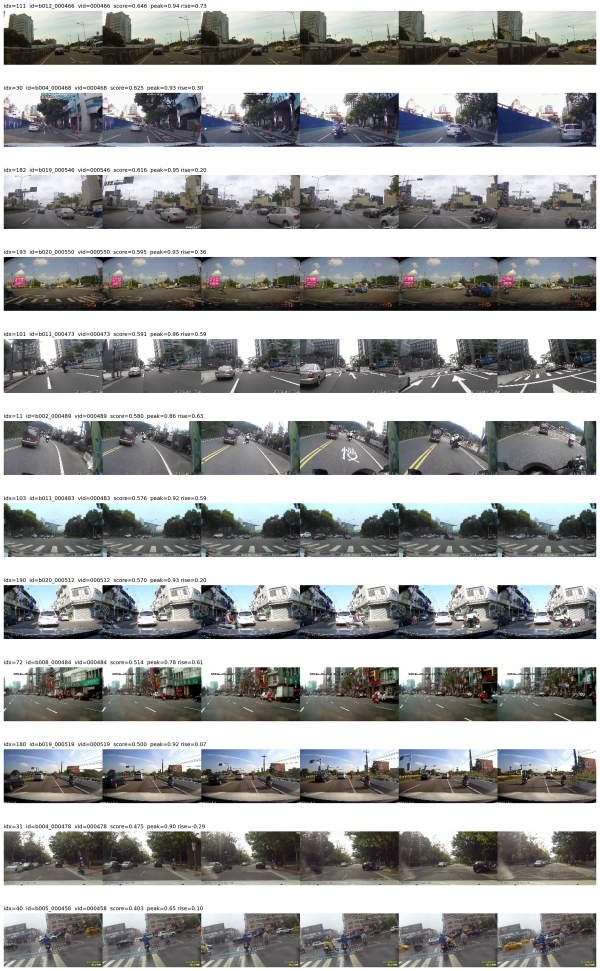
#> input picture paper/neurips2026/dad_case_contactsheet.jpg, 1800 x 2913 px, given in place of insight_fig1_hero_dad_real.png, which was not available (shown at 1/3 size)
$ python make_emnlp_polished_figures.py
#> lines starting #> are read from the running program, lines starting #| are printed output that depends on the picture; pictures that were not available may be replaced by others from this repository, and a replacement may not be noted
#!/usr/bin/env python3
"""Build compact EMNLP-facing figures with controlled text and tight layout."""

from __future__ import annotations

from pathlib import Path
import warnings

import cv2
import matplotlib

matplotlib.use("Agg")
import matplotlib.pyplot as plt
import numpy as np
from matplotlib.patches import FancyArrowPatch, FancyBboxPatch, Rectangle
from PIL import Image

warnings.filterwarnings("ignore")

ROOT = Path(__file__).resolve().parents[2]
OUT = ROOT / "paper" / "figures"
DAD = Path("/data/sony/LFCRASH/CRASH/data/dad")
FEAT_DIR = DAD / "vgg16_features" / "testing"
VID_DIR = DAD / "videos" / "testing"

BLUE = "#0072B2"
GREEN = "#009E73"
ORANGE = "#D55E00"
RED = "#CC3311"
PURPLE = "#6A51A3"
SLATE = "#1F2937"
GRAY = "#6B7280"
LIGHT = "#F8FAFC"


def configure_style() -> None:
    plt.rcParams.update(
        {
            "font.family": "DejaVu Sans",
            "font.size": 7.8,
            "axes.titlesize": 8.6,
            "axes.labelsize": 7.8,
            "axes.facecolor": "white",
            "figure.facecolor": "white",
            "axes.edgecolor": "#B8C0CC",
            "axes.linewidth": 0.65,
            "axes.spines.top": False,
            "axes.spines.right": False,
            "grid.color": "#D9DEE7",
            "grid.alpha": 0.65,
            "legend.framealpha": 0.95,
            "pdf.fonttype": 42,
            "ps.fonttype": 42,
        }
    )


def load_cache():
    cache = np.load(str(ROOT / "output" / "visualizations" / "dad" / "activations.npz"))
    return cache["acts"], cache["probs"], cache["labels"], cache["toas"]


# [91 lines left out: functions concept_names, clean_label, sample_meta, pick_case, read_frames, not called in this run]


def save_both(fig, stem: str) -> None:
    OUT.mkdir(parents=True, exist_ok=True)
    fig.savefig(OUT / f"{stem}.pdf", bbox_inches="tight", pad_inches=0.015)
    fig.savefig(OUT / f"{stem}.png", dpi=260, bbox_inches="tight", pad_inches=0.015)
    print(f"[wrote] {OUT / (stem + '.pdf')}")
    print(f"[wrote] {OUT / (stem + '.png')}")


def build_case_interface() -> None:
    # The original full hero contains too much diagnostic material for a
    # two-column ACL page.  This compact version reuses the real rendered
    # frame strip and redraws only the explanatory overlays at paper scale.
    source = ROOT / "visualizations" / "crash" / "paper_strip.png"
    if not source.exists():
        source = OUT / "insight_fig1_hero_dad_real.png"
    image = Image.open(source).convert("RGB")
#> image is the input picture: PIL image 1800x2913 RGB; mean R, G, B 160.3, 161, 160.4
    if "paper_strip" in source.name:
        strip = np.asarray(image.crop((560, 250, 3920, 820)))
    else:
        strip = np.asarray(image.crop((360, 45, 3070, 520)))
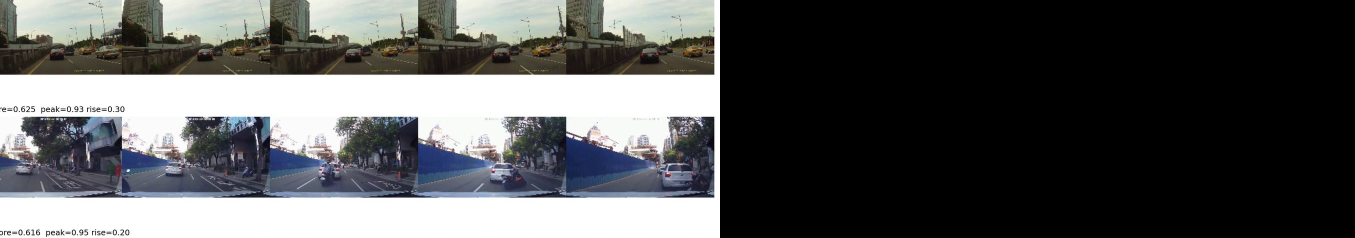
#> strip: shape (475, 2710, 3) (shown at 1/2 size); mean R, G, B 86, 86.9, 87.3

    times = np.array([0.0, 0.35, 0.65, 0.82, 1.00, 1.55, 2.25, 2.95, 3.10, 3.45, 4.10, 4.50])
    prob = np.array([0.00, 0.00, 0.02, 0.13, 1.00, 1.00, 1.00, 0.62, 0.99, 1.00, 1.00, 1.00])
    actor = np.array([0.00, 0.00, 0.01, 0.05, 0.56, 1.00, 1.00, 1.00, 0.80, 1.00, 1.00, 1.00])
    alert_t = 1.0
    crash_t = 4.1
    labels_clean = [
        "limited visibility",
        "lane obstruction",
        "close truck headway",
        "wet road surface",
        "lane change conflict",
        "front vehicle proximity",
    ]
    vals = np.array([0.58, 0.52, 0.49, 0.45, 0.40, 0.36])

    fig = plt.figure(figsize=(7.18, 3.35))
    gs = fig.add_gridspec(
        2,
        2,
        height_ratios=[1.0, 1.05],
        width_ratios=[1.08, 0.92],
        hspace=0.24,
        wspace=0.22,
    )

    ax_frames = fig.add_subplot(gs[0, :])
    ax_frames.imshow(strip)
    ax_frames.set_xticks([])
    ax_frames.set_yticks([])
    ax_frames.set_title(
        "Real case: language-grounded concepts expose why an early alert is issued",
        loc="left",
        pad=2,
        fontsize=9.2,
        fontweight="bold",
        color=SLATE,
    )
    width_each = strip.shape[1] / 4
#> width_each = 677.5
    state_labels = [("Normal", BLUE), ("Pre-alert", "#4C9EA0"), ("Alert", ORANGE), ("Crash", RED)]
    for j, (name, color) in enumerate(state_labels):
        x0 = j * width_each
        if name in {"Alert", "Crash"}:
            ax_frames.add_patch(
                Rectangle((x0, 0), width_each, strip.shape[0], facecolor=color, alpha=0.12, edgecolor=color, lw=1.2)
            )
        ax_frames.text(
            x0 + width_each / 2,
            strip.shape[0] + 5,
            name,
            ha="center",
            va="top",
            fontsize=7,
            color=color,
            fontweight="bold",
        )
    ax_frames.set_ylim(strip.shape[0] + 18, -2)
    for spine in ax_frames.spines.values():
        spine.set_visible(False)

    ax_curve = fig.add_subplot(gs[1, 0])
    ax_curve.plot(times, prob, color=BLUE, lw=1.7, label="CBM risk")
    ax_curve.plot(times, actor, color=GREEN, lw=1.9, label="CAAC alert")
    ax_curve.fill_between(times, prob, color=BLUE, alpha=0.10)
    ax_curve.fill_between(times, actor, color=GREEN, alpha=0.10)
    ax_curve.axhline(0.5, color="#9CA3AF", lw=0.75, ls="--")
    ax_curve.axvline(alert_t, color=ORANGE, lw=1.4, ls="-.")
    ax_curve.axvline(crash_t, color=RED, lw=1.4, ls="--")
    ax_curve.axvspan(alert_t, crash_t, color="#F4B183", alpha=0.14)
    ax_curve.set_xlim(0, times[-1])
    ax_curve.set_ylim(-0.03, 1.04)
    ax_curve.set_xlabel("time (s)")
    ax_curve.set_ylabel("probability")
    ax_curve.set_title("Risk and alert trajectory", loc="left", fontweight="bold")
    ax_curve.grid(True)
    ax_curve.legend(loc="upper left", fontsize=6.7, ncol=2, handlelength=1.6, borderpad=0.25)

    ax_bar = fig.add_subplot(gs[1, 1])
    order = np.argsort(vals)
    ax_bar.barh(np.arange(len(vals)), vals[order], color="#D97706", alpha=0.88)
    ax_bar.set_yticks(np.arange(len(vals)))
    ax_bar.set_yticklabels([labels_clean[i] for i in order], fontsize=6.8)
    ax_bar.set_xlabel("mean activation")
    ax_bar.set_title("Auditable concepts", loc="left", fontweight="bold")
    ax_bar.grid(True, axis="x")
    xmax = max(vals) * 1.18
    ax_bar.set_xlim(0, xmax)
    for y, v in enumerate(vals[order]):
        ax_bar.text(v + xmax * 0.015, y, f"{v:.2f}", va="center", fontsize=6.3, color=SLATE)

    save_both(fig, "emnlp_fig1_case_interface")
#> in save_both, `fig.savefig(OUT / f"{stem}.pdf", bbox_inches="tight", pad_inches=0.015)`:
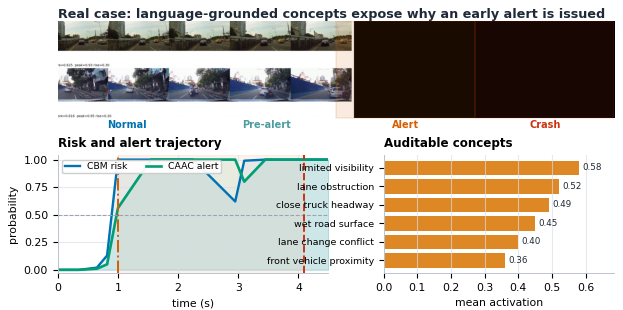
#> figure drawn by matplotlib, 3 panels; panel 2: curve peaks at x = 1, y = 1; panel 2: curve peaks at x = 1.55, y = 1
    plt.close(fig)


def node(ax, x, y, w, h, title, body, color, fill="#FFFFFF"):
    patch = FancyBboxPatch(
        (x, y),
        w,
        h,
        boxstyle="round,pad=0.02,rounding_size=0.035",
        linewidth=1.25,
        edgecolor=color,
        facecolor=fill,
    )
    ax.add_patch(patch)
    ax.text(x + w / 2, y + h * 0.64, title, ha="center", va="center", fontsize=6.8, color=color, fontweight="bold")
    ax.text(x + w / 2, y + h * 0.31, body, ha="center", va="center", fontsize=5.8, color=SLATE, linespacing=1.08)


def arrow(ax, x1, y1, x2, y2, color="#4B5563", dashed=False):
    ax.add_patch(
        FancyArrowPatch(
            (x1, y1),
            (x2, y2),
            arrowstyle="-|>",
            mutation_scale=10,
            lw=1.15,
            color=color,
            linestyle="--" if dashed else "-",
        )
    )


def build_pipeline() -> None:
    fig, ax = plt.subplots(figsize=(7.18, 2.05))
    ax.set_xlim(0, 10)
    ax.set_ylim(0, 3)
    ax.axis("off")

    ax.text(0.05, 2.82, "INSIGHT turns language into a governed trainable interface", fontsize=8.8, fontweight="bold", color=SLATE)
    ax.text(
        0.05,
        2.58,
        "Ontology construction is evaluated as a modeling choice, not hidden preprocessing.",
        fontsize=6.4,
        color=GRAY,
    )

    node(ax, 0.15, 1.42, 1.42, 0.72, "risk frames", "pre-crash\nsampling", BLUE, "#F7FBFF")
    node(ax, 1.95, 1.42, 1.42, 0.72, "VLM proposals", "risk-first\nphrases", PURPLE, "#FBFAFF")
    node(ax, 3.75, 1.42, 1.45, 0.72, "govern", "merge, balance,\nreview", ORANGE, "#FFFBF3")
    node(ax, 5.60, 1.42, 1.70, 0.72, "interface", "CBM concept\nstate c_t", RED, "#FFF7F5")
    node(ax, 8.05, 1.42, 1.48, 0.72, "decision", "risk score +\nwarning time", GREEN, "#F7FCFA")

    for x1, x2 in [(1.57, 1.95), (3.37, 3.75), (5.20, 5.60), (7.30, 8.05)]:
        arrow(ax, x1, 1.79, x2, 1.79)

    ax.plot([4.47, 4.47, 6.45, 6.45], [1.34, 0.98, 0.98, 1.34], color=RED, lw=1.0)
    ax.text(5.46, 0.83, "same named concepts feed prediction and audit", ha="center", va="center", fontsize=6.15, color=RED, fontweight="bold")

    node(ax, 0.95, 0.10, 1.46, 0.46, "metadata", "source + merge\nprovenance", "#475569", "#F8FAFC")
    node(ax, 4.16, 0.10, 1.46, 0.46, "scores", "CRS / deltas /\nrankings", "#475569", "#F8FAFC")
    node(ax, 7.32, 0.10, 1.46, 0.46, "audit trail", "cases + notes", "#475569", "#F8FAFC")
    arrow(ax, 4.55, 1.42, 4.80, 0.58, RED, dashed=True)
    arrow(ax, 6.95, 1.42, 7.95, 0.58, GREEN, dashed=True)

    save_both(fig, "emnlp_fig2_pipeline")
#> call 2 of save_both, with stem = 'emnlp_fig2_pipeline'
#> in save_both (call 2), `fig.savefig(OUT / f"{stem}.pdf", bbox_inches="tight", pad_inches=0.015)`:
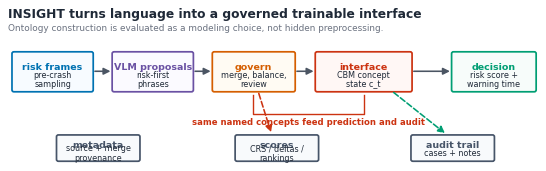
#> figure drawn by matplotlib, 1 panel
    plt.close(fig)


def build_operating_points() -> None:
    fig, axes = plt.subplots(1, 2, figsize=(7.18, 2.55), sharey=False)
    datasets = [
        (
            "DAD stress setting",
            [
                ("DRIVE", 58.4, 2.31, "#4C78A8", "o"),
                ("CRASH", 65.3, 1.75, "#7F8C8D", "s"),
                ("INSIGHT", 68.19, 1.75, RED, "*"),
                ("risk-core", 65.25, 2.15, ORANGE, "D"),
                ("perfect-v1", 64.15, 2.30, GREEN, "D"),
            ],
            (56.5, 70.0),
            (1.55, 2.55),
        ),
        (
            "A3D cleaner setting",
            [
                ("CRASH", 96.0, 4.27, "#7F8C8D", "s"),
                ("W3AL", 92.4, 4.52, PURPLE, "D"),
                ("INSIGHT", 93.40, 4.90, RED, "*"),
                ("risk-core", 94.36, 9.57, ORANGE, "D"),
                ("perfect-v1", 96.54, 8.69, GREEN, "D"),
            ],
            (91.0, 97.0),
            (4.0, 10.1),
        ),
    ]

    for ax, (title, points, xlim, ylim) in zip(axes, datasets):
        for label, ap, mtta, color, marker in points:
            size = 120 if label == "INSIGHT" else 48
            ax.scatter(ap, mtta, s=size, marker=marker, c=color, edgecolor="black", linewidth=0.65, zorder=3)
            dx = 0.10 if title.startswith("DAD") else 0.06
            dy = 0.045 if title.startswith("DAD") else 0.13
            ax.text(ap + dx, mtta + dy, label, fontsize=6.6, color=color if label != "CRASH" else SLATE, fontweight="bold" if label == "INSIGHT" else "normal")
        ax.annotate(
            "better",
            xy=(xlim[1] - 0.35, ylim[1] - 0.10 * (ylim[1] - ylim[0])),
            xytext=(xlim[1] - 2.3, ylim[1] - 0.28 * (ylim[1] - ylim[0])),
            arrowprops=dict(arrowstyle="->", lw=1.2, color="#374151"),
            fontsize=6.8,
            color="#374151",
        )
        ax.set_title(title, loc="left", fontweight="bold")
        ax.set_xlim(*xlim)
        ax.set_ylim(*ylim)
        ax.set_xlabel("AP (%)")
        ax.grid(True)
    axes[0].set_ylabel("warning lead time (s)")
    save_both(fig, "emnlp_fig3_operating_points")
#> call 3 of save_both, with stem = 'emnlp_fig3_operating_points'
#> in save_both (call 3), `fig.savefig(OUT / f"{stem}.pdf", bbox_inches="tight", pad_inches=0.015)`:
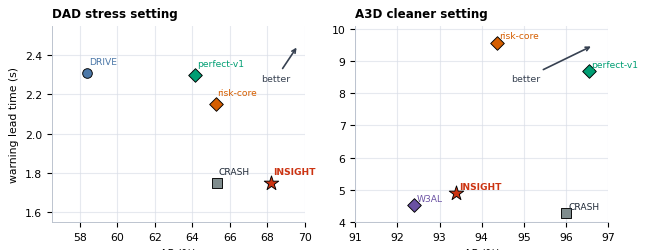
#> figure drawn by matplotlib, 2 panels
    plt.close(fig)


def main() -> None:
    configure_style()
    build_case_interface()
    build_pipeline()
    build_operating_points()


if __name__ == "__main__":
    main()
